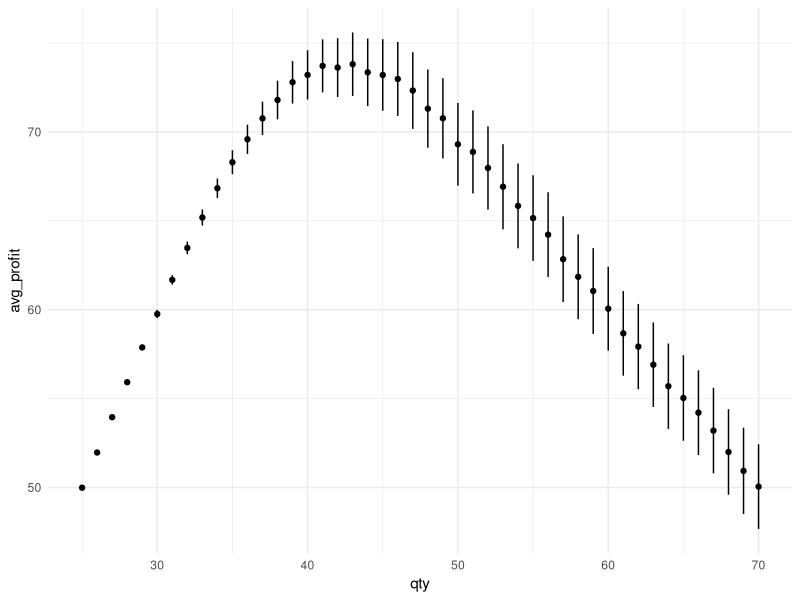
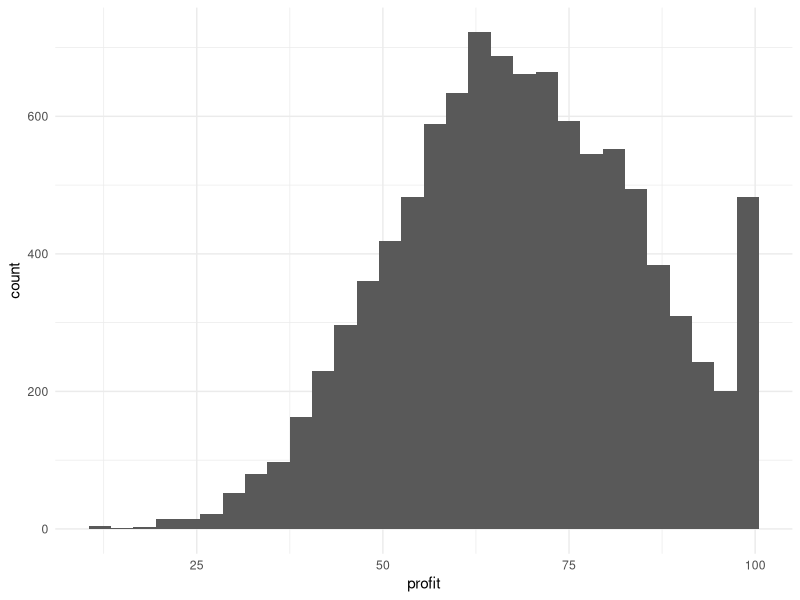
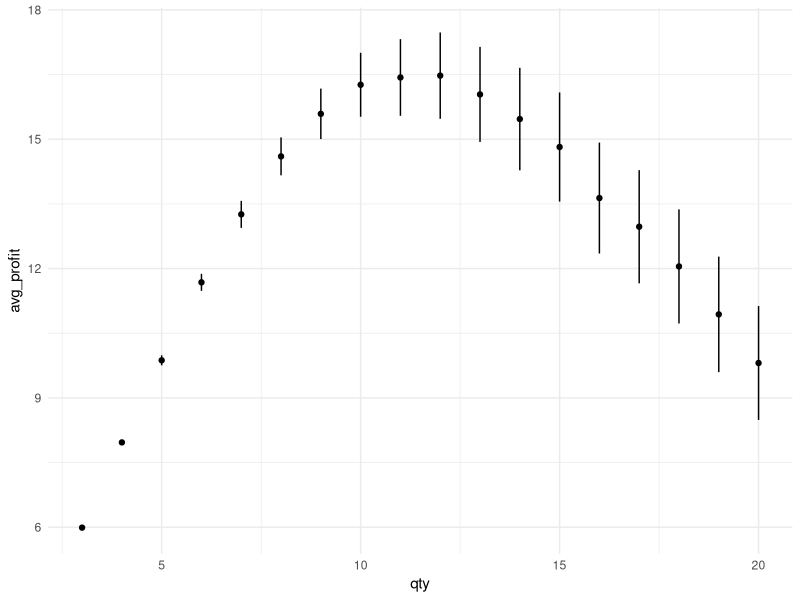

The R script that drew these images, in order:
## ---- chunk 1
library(tidyverse)
## ---- chunk 2
set.seed(137513)

p <- 3
c <- 1
n <- 10000
qty_grid <- 25:70

df_sim <- crossing(nr_sim = 1:n, qty = qty_grid) |>
    mutate(
        demand = rbinom(
            n = (length(qty_grid))*n, 
            size = 200, 
            prob = 0.2
        ),
        profit = p * pmin(demand, qty) - c * qty
    ) 

df_sim |>
    group_by(qty) |>
    summarise(
        avg_profit = mean(profit),
        profit_upper = mean(profit) + 2 * sd(profit) / sqrt(200),
        profit_lower = mean(profit) - 2 * sd(profit) / sqrt(200)
    ) |>
    ggplot(aes(x = qty, y = avg_profit)) + 
    geom_point() + 
    geom_segment(aes(
        y = profit_lower, yend = profit_upper, 
        x = qty, xend = qty
    )) +
    theme_minimal()
## ---- chunk 3
df_sim |> filter(qty == 50) |> 
    ggplot(aes(x = profit)) + 
    geom_histogram() + 
    theme_minimal()
## ---- chunk 4

qty_grid <- 3:20
df_sim_pois <- crossing(nr_sim = 1:n, qty = qty_grid) |>
    mutate(
        demand = rpois(n = (length(qty_grid))*n, lambda = 10) ,
        profit = p * pmin(demand, qty) - c * qty
    ) 

df_sim_pois |>
    group_by(qty) |>
    summarise(
        avg_profit = mean(profit),
        profit_upper = mean(profit) + 2 * sd(profit) / sqrt(200),
        profit_lower = mean(profit) - 2 * sd(profit) / sqrt(200)
    ) |>
    ggplot(aes(x = qty, y = avg_profit)) + 
    geom_point() + 
    geom_segment(aes(
        y = profit_lower, yend = profit_upper, 
        x = qty, xend = qty
    )) +
    theme_minimal()
